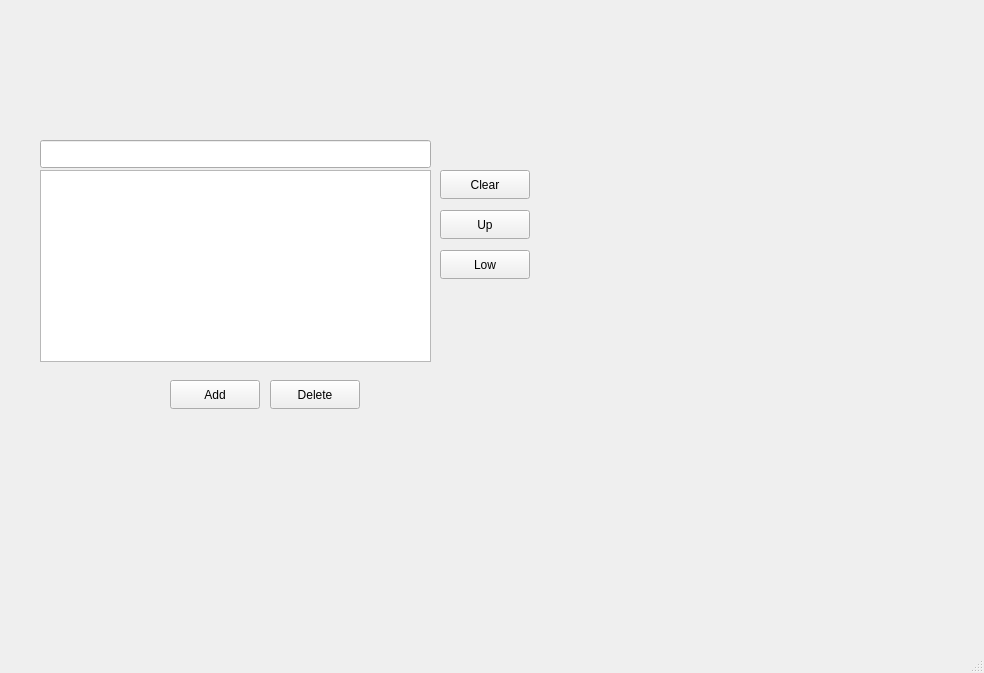
<?xml version="1.0" encoding="UTF-8"?>
<ui version="4.0">
 <class>MainWindow</class>
 <widget class="QMainWindow" name="MainWindow">
  <property name="geometry">
   <rect>
    <x>0</x>
    <y>0</y>
    <width>984</width>
    <height>673</height>
   </rect>
  </property>
  <property name="windowTitle">
   <string>MainWindow</string>
  </property>
  <widget class="QWidget" name="centralwidget">
   <widget class="QPushButton" name="addPushButton">
    <property name="geometry">
     <rect>
      <x>170</x>
      <y>380</y>
      <width>90</width>
      <height>29</height>
     </rect>
    </property>
    <property name="text">
     <string>Add</string>
    </property>
   </widget>
   <widget class="QLineEdit" name="lineEdit">
    <property name="geometry">
     <rect>
      <x>40</x>
      <y>140</y>
      <width>391</width>
      <height>28</height>
     </rect>
    </property>
   </widget>
   <widget class="QListWidget" name="listWidget">
    <property name="geometry">
     <rect>
      <x>40</x>
      <y>170</y>
      <width>391</width>
      <height>192</height>
     </rect>
    </property>
   </widget>
   <widget class="QPushButton" name="deleteButton">
    <property name="geometry">
     <rect>
      <x>270</x>
      <y>380</y>
      <width>90</width>
      <height>29</height>
     </rect>
    </property>
    <property name="text">
     <string>Delete</string>
    </property>
   </widget>
   <widget class="QPushButton" name="clearButton">
    <property name="geometry">
     <rect>
      <x>440</x>
      <y>170</y>
      <width>90</width>
      <height>29</height>
     </rect>
    </property>
    <property name="text">
     <string>Clear</string>
    </property>
   </widget>
   <widget class="QPushButton" name="InfoButton">
    <property name="geometry">
     <rect>
      <x>440</x>
      <y>210</y>
      <width>90</width>
      <height>29</height>
     </rect>
    </property>
    <property name="text">
     <string>Up</string>
    </property>
   </widget>
   <widget class="QPushButton" name="lowerButton">
    <property name="geometry">
     <rect>
      <x>440</x>
      <y>250</y>
      <width>90</width>
      <height>29</height>
     </rect>
    </property>
    <property name="text">
     <string>Low</string>
    </property>
   </widget>
  </widget>
  <widget class="QMenuBar" name="menubar">
   <property name="geometry">
    <rect>
     <x>0</x>
     <y>0</y>
     <width>984</width>
     <height>25</height>
    </rect>
   </property>
  </widget>
  <widget class="QStatusBar" name="statusbar"/>
 </widget>
 <resources/>
 <connections/>
</ui>
